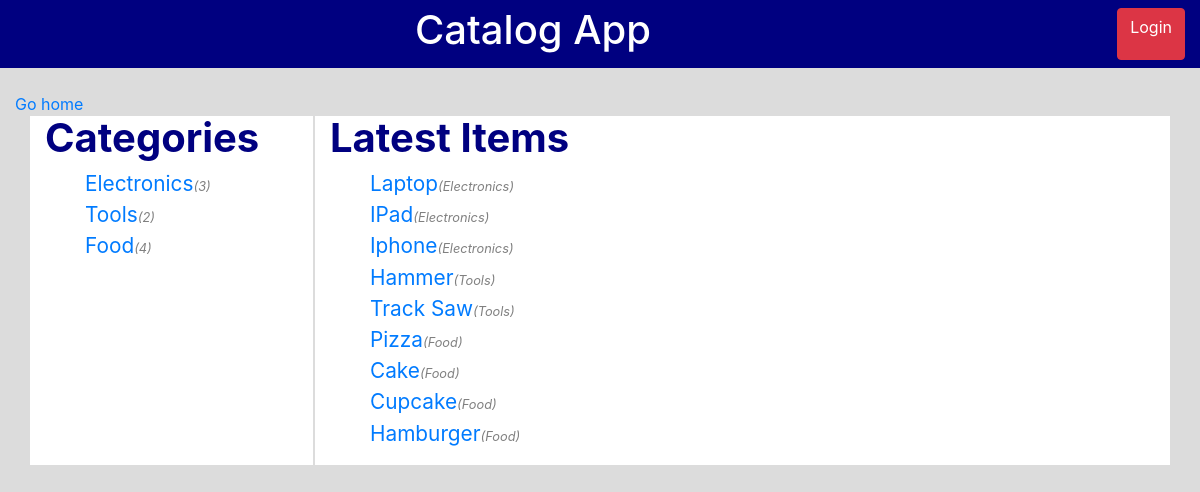
The app's page /catalog, older data.
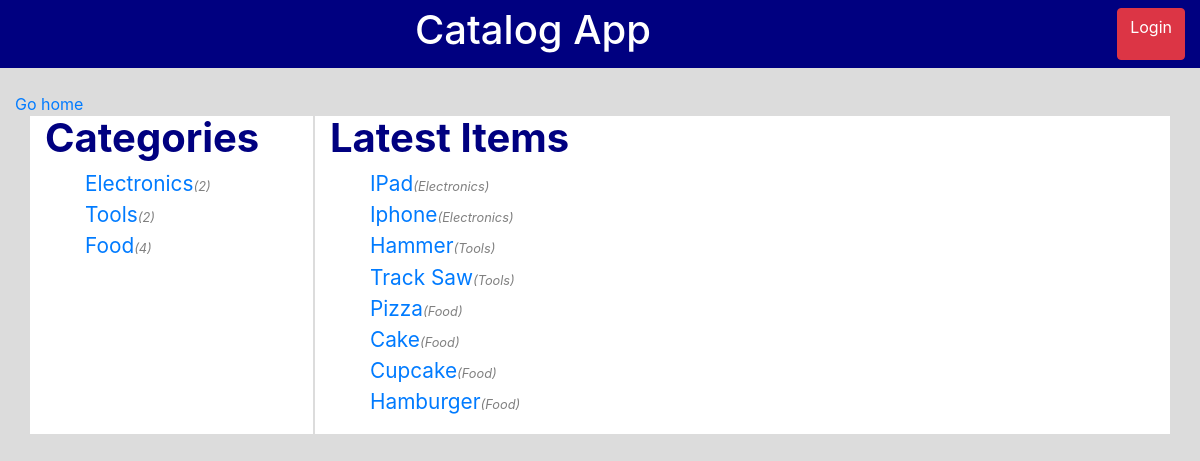
The same page, newer data.
### database_setup.py (models this page shows, shortened)
class Categories(Base):
	__tablename__ = 'categories'
	name = Column(
		String(80), nullable = False)
	id = Column(
		Integer, primary_key = True)
	user_name = Column(String(250))
	@property
	def getNumItems(self):
		numItems = session.query(Items).filter_by(category_id=self.id).count()
		return numItems

class Items(Base):
	__tablename__ = 'items'
	name = Column(String(80), nullable = False)
	id = Column(Integer, primary_key = True)
	description = Column(String(250))
	category_id = Column(Integer, ForeignKey('categories.id'))
	categories = relationship(Categories)
	user_name = Column(String(250))
	@property
	def getCatName(self):
		category = session.query(Categories).filter_by(id=self.category_id).one()
		catname = category.name
		return catname

### index.py (the view)
@app.route('/')
@app.route('/catalog')
def home():
    categories = session.query(Categories).all()
    items = session.query(Items).limit(10).all()
    return render_template("home.html",
                           categories=categories,
                           items=items,
                           login_session=login_session)

### templates/home.html (shortened to what this page needs)
{% extends 'base.html' %}
{% block body %}
	<div class="container" id="contentarea">
		<div class="row" id="maindisplay">
			<div class="col-6 col-lg-3 d-flex flex-column" id="categories">
				<h1 class="font-weight-bold">Categories</h1>
				<ul>
					{% for category in categories %}
					<li><a href="{{url_for('categoryDisplay', category_name = category.name)}}">{{category.name}}</a><small>({{category.getNumItems}})</small></li>
					{% endfor %}
				</ul>
			</div>
			<div class="col-6 col-lg-8 d-flex flex-column" id="things">
				<h1 class="font-weight-bold">Latest Items</h1>
				<ul>
					{% for item in items %}
					<li><a href="{{url_for('itemDisplay', category_name = item.getCatName, item_name=item.name)}}">{{item.name}}</a><small>({{item.getCatName}})</small></li>
					{% endfor %}
				</ul>
			</div>
		</div>
	</div>
</div>
{% endblock %}

### templates/base.html (shortened to what this page needs)
<!DOCTYPE html lang="en">
<html>
<head>
	<link rel="stylesheet" href="{{url_for('static', filename='css/bootstrap.min.css')}}">
	<link rel="stylesheet" href="{{url_for('static', filename='css/style.css')}}">
</head>
<body>
	<div class="container-fluid">
		<nav class="row py-2" id="navigation">
			<div class="col-4"></div>
			<div class="col-4">
				<h1>Catalog App</h1>
			</div>
			<div class="col-4 d-flex justify-content-end">
				{% if login_session.username %}
				<a class="btn btn-danger" href="{{url_for('gdisconnect')}}">Logout</a>
				{% else %}
				<a class="btn btn-danger" href="{{url_for('showLogin')}}">Login</a>
				{% endif %}
			</div>
		</nav>
		<br>
		<a href="{{url_for('home')}}">Go home</a>
		{% block body %}
		{% endblock %}
</body>
</html>

### static/css/style.css (style rules this page uses)
body { background-color: gainsboro; }
li { list-style: none; color: orange; font-size: 1.3rem; }
#navigation { background-color: navy; color: white; }
#maindisplay { background-color: white; color: navy; }
#categories { border-right: 2px solid gainsboro; }
li small { color: gray; font-size: .8rem; font-style: italic; }

Row changes from the older to the newer data that the page shows:
removed Items: name "Laptop", getCatName "Electronics"
computed for Categories "Electronics": getNumItems "3" → "2"
